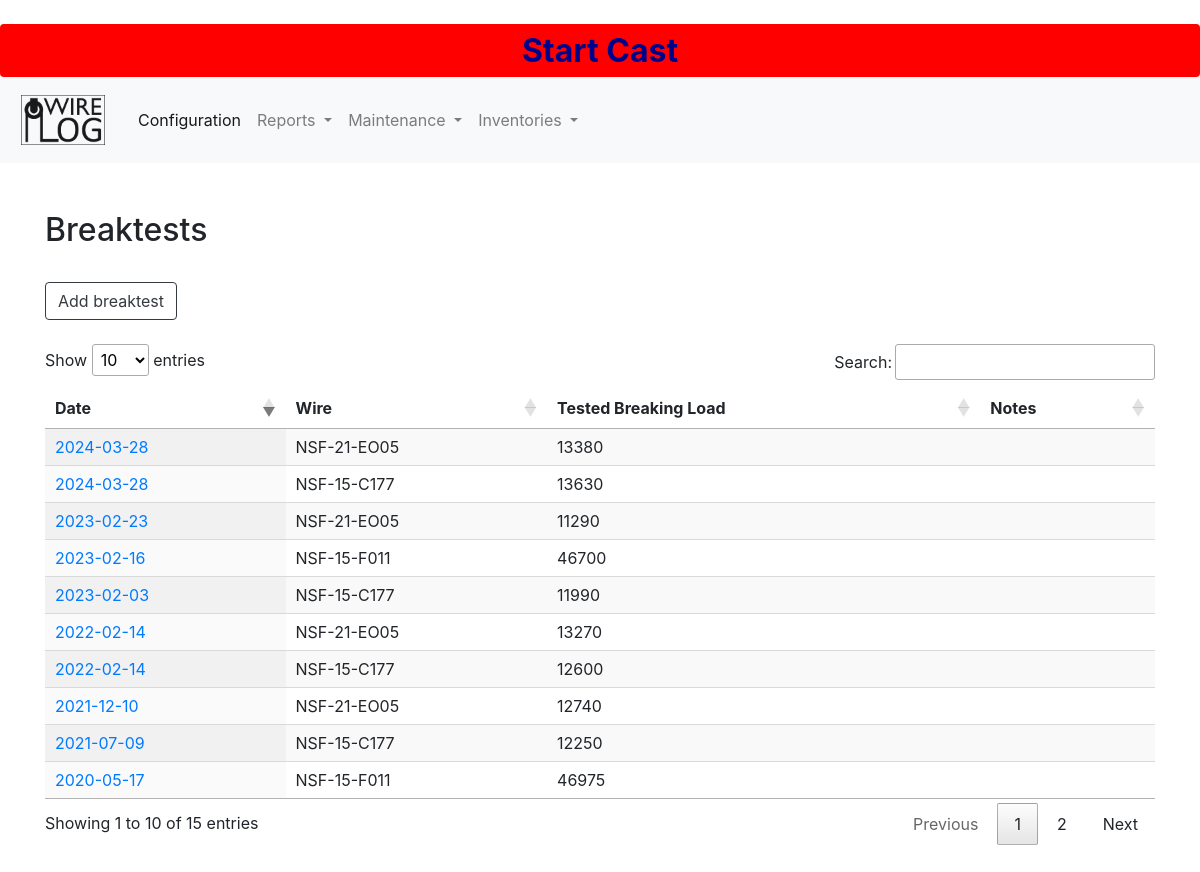
/wwdb/maintenance/breaktestlist/, run on the app's committed database.
### wwdb/models.py (models this page shows, shortened)
class Breaktest(models.Model):
    id = models.AutoField(db_column='Id', primary_key=True, blank=True, null=False)
    wire = models.ForeignKey('Wire', models.DO_NOTHING, db_column='WireId', blank=True, null=True, verbose_name='Wire', related_name='wire_break_test')
    date = models.DateField(db_column='Date', blank=True, null=True, verbose_name='Date', validators=[MaxValueValidator(limit_value=date.today)])
    testedbreakingload = models.IntegerField(db_column='TestedBreakingLoad', blank=True, null=True, verbose_name='Tested breaking load')
    notes = models.TextField(db_column='Notes', blank=True, null=True, verbose_name='Notes', validators=[validate_commas])
    class Meta:
        managed = True
        db_table = 'BreakTest'
        verbose_name_plural = "BreakTest"
    @property
    def format_date(self):
        date=self.date
        formatdate=date.strftime("%Y-%m-%d")
        return formatdate

class Wire(models.Model):
    id = models.AutoField(db_column='Id', primary_key=True, blank=True, null=False)
    wirerope = models.ForeignKey(WireRopeData, models.DO_NOTHING, db_column='WireRopeId', blank=True, null=True, verbose_name='Wire type')
    manufacturerid = models.TextField(db_column='ManufacturerId', blank=True, null=True, verbose_name='Manufacturer id', validators=[validate_commas])
    nsfid = models.TextField(db_column='NsfId', blank=True, null=True, verbose_name='NSF id', validators=[validate_commas])
    dateacquired = models.DateField(db_column='DateAcquired', blank=True, null=True, verbose_name='Date acquired', validators=[MaxValueValidator(limit_value=date.today)])
    notes = models.TextField(db_column='Notes', blank=True, null=True, verbose_name='notes', validators=[validate_commas])
    status = models.BooleanField(db_column='Status', blank=True, null=True, verbose_name='Active status')
    ownershipstatus = models.ForeignKey(OwnershipStatus, models.DO_NOTHING, db_column='OwnershipStatusId', blank=True, null=True, verbose_name='Ownership status')
    factorofsafety = models.ForeignKey(FactorOfSafety, models.DO_NOTHING, db_column='FactorofSafety', blank=True, null=True, related_name='wirefactorofsafety', verbose_name='Factor of safety')
    dryendtag = models.IntegerField(db_column='DryEndTag', blank=True, null=True, verbose_name='Dry end tag value (m)')
    class Meta:
        managed = True
        db_table = 'Wire'
        verbose_name_plural = "Wire"
    def __str__(self):
        return str(self.nsfid)

### wwdb/views.py (the view)
# urls.py: path('maintenance/breaktestlist/', views.breaktestlist, name='breaktestlist'),
def breaktestlist(request):
    break_test = Breaktest.objects.order_by('-date')
    context = {
        'break_test': break_test,
        }
    return render(request, 'wwdb/maintenance/breaktestlist.html', context=context)

### context_processors.py (called while the page is built)
def cast_context(request):
    return {'last': Cast.objects.last()}

### wwdb/templates/wwdb/maintenance/breaktestlist.html (shortened to what this page needs)
<!DOCTYPE html>
{% extends "wwdb/base.html" %}
{% block content %}
<h2>Breaktests</h2>
<button id="breaktestadd" class="btn btn-outline-wwdb">Add breaktest</button>
<table id="table" class="display nowrap" style="width:100%">
    <thead>
        <tr>
            <th>Date</th>
            <th>Wire</th>
            <th>Tested Breaking Load</th>
            <th>Notes</th>
        </tr>
    </thead>
    {% for breaktest in break_test %}
    <tr>
        <td><a href="{% url 'breaktestedit' breaktest.pk %}">{{breaktest.format_date}}</a></td>
        <td>{{breaktest.wire}}</td>
        <td>{{breaktest.testedbreakingload}}</td>
        <td>{{breaktest.notes}}</td>
    </tr>
    {% endfor %}
</table>
{% endblock %}

### static/css/wwdb.css (style rules this page uses)
.btn-outline-wwdb { color: #343a40; border-color: #343a40; }

### data on the page
Breaktest: format_date "2024-03-28", wire "NSF-21-EO05", testedbreakingload "13380"
Breaktest: format_date "2024-03-28", wire "NSF-15-C177", testedbreakingload "13630"
Breaktest: format_date "2023-02-23", wire "NSF-21-EO05", testedbreakingload "11290"
Breaktest: format_date "2023-02-16", wire "NSF-15-F011", testedbreakingload "46700"
Breaktest: format_date "2023-02-03", wire "NSF-15-C177", testedbreakingload "11990"
Breaktest: format_date "2022-02-14", wire "NSF-21-EO05", testedbreakingload "13270"
Breaktest: format_date "2022-02-14", wire "NSF-15-C177", testedbreakingload "12600"
Breaktest: format_date "2021-12-10", wire "NSF-21-EO05", testedbreakingload "12740"
Breaktest: format_date "2021-07-09", wire "NSF-15-C177", testedbreakingload "12250"
Breaktest: format_date "2020-05-17", wire "NSF-15-F011", testedbreakingload "46975"
